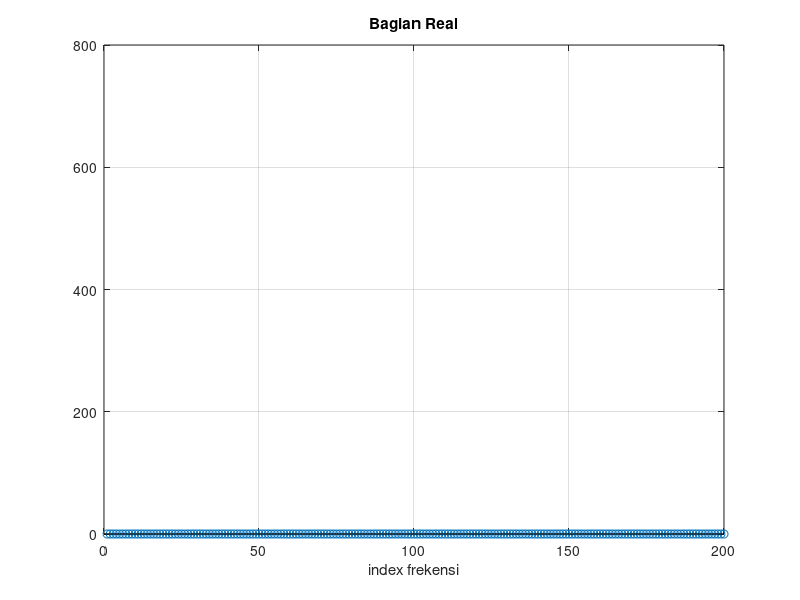
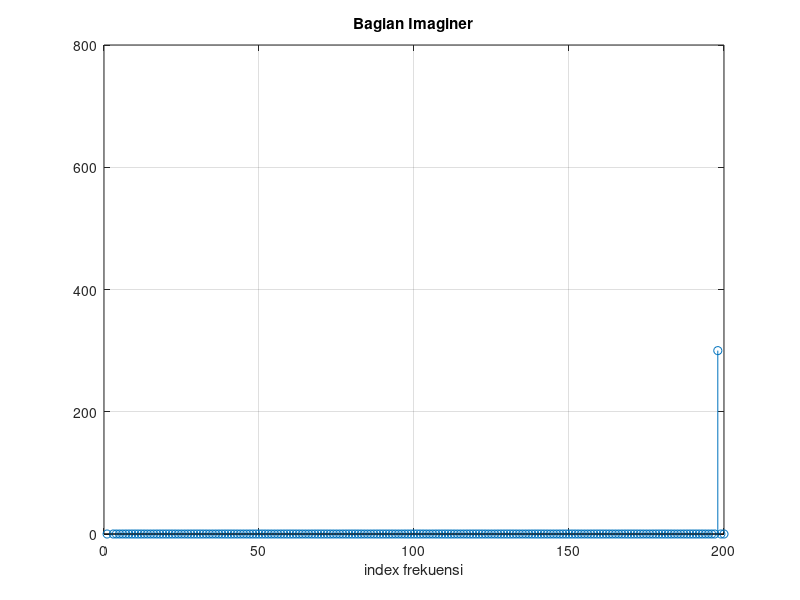

MATLAB code for these plots, in order:
clear all
clc
N=200;
nn=N-1;
for k=1:200;
    x_n=0.0;
    for n=1:nn
        x_n=(3*sin(0.02*pi*n)).*(exp(-j*k*2*pi*n/200))+x_n;
    end
    yR(k)=real(x_n);
    yI(k)=imag(x_n);
    magni_k(k)=sqrt(real(x_n).*real(x_n)+imag(x_n).*(x_n));
end

figure(1)
stem(yR)
axis([0 200 0 800])
xlabel('index frekensi')
title('Bagian Real')
grid;

figure(2)
stem(yI)
axis([0 200 0 800])
xlabel('index frekuensi')
title('Bagian Imaginer')
grid;

